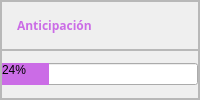
                    <widget class="QFrame" name="frame_10">
                     <property name="frameShape">
                      <enum>QFrame::StyledPanel</enum>
                     </property>
                     <property name="frameShadow">
                      <enum>QFrame::Raised</enum>
                     </property>
                     <layout class="QVBoxLayout" name="verticalLayout_4" stretch="1,1">
                      <property name="spacing">
                       <number>0</number>
                      </property>
                      <property name="leftMargin">
                       <number>0</number>
                      </property>
                      <property name="topMargin">
                       <number>0</number>
                      </property>
                      <property name="rightMargin">
                       <number>0</number>
                      </property>
                      <property name="bottomMargin">
                       <number>0</number>
                      </property>
                      <item>
                       <widget class="QFrame" name="frame_28">
                        <property name="frameShape">
                         <enum>QFrame::StyledPanel</enum>
                        </property>
                        <property name="frameShadow">
                         <enum>QFrame::Raised</enum>
                        </property>
                        <layout class="QHBoxLayout" name="horizontalLayout_17">
                         <property name="spacing">
                          <number>15</number>
                         </property>
                         <property name="leftMargin">
                          <number>0</number>
                         </property>
                         <property name="topMargin">
                          <number>0</number>
                         </property>
                         <property name="rightMargin">
                          <number>0</number>
                         </property>
                         <property name="bottomMargin">
                          <number>0</number>
                         </property>
                         <item>
                          <widget class="QLabel" name="label_19">
                           <property name="sizePolicy">
                            <sizepolicy hsizetype="Fixed" vsizetype="Preferred">
                             <horstretch>0</horstretch>
                             <verstretch>0</verstretch>
                            </sizepolicy>
                           </property>
                           <property name="text">
                            <string>&lt;html&gt;&lt;head/&gt;&lt;body&gt;&lt;p&gt;&lt;img src=&quot;:/Primero/obs.png&quot;/&gt;&lt;/p&gt;&lt;/body&gt;&lt;/html&gt;</string>
                           </property>
                          </widget>
                         </item>
                         <item>
                          <widget class="QLabel" name="label_25">
                           <property name="font">
                            <font>
                             <family>Open Sans</family>
                             <pointsize>9</pointsize>
                             <weight>75</weight>
                             <bold>true</bold>
                            </font>
                           </property>
                           <property name="styleSheet">
                            <string notr="true">color: rgb(203, 108, 230);</string>
                           </property>
                           <property name="text">
                            <string>Anticipación</string>
                           </property>
                          </widget>
                         </item>
                        </layout>
                       </widget>
                      </item>
                      <item>
                       <widget class="QFrame" name="frame_29">
                        <property name="frameShape">
                         <enum>QFrame::StyledPanel</enum>
                        </property>
                        <property name="frameShadow">
                         <enum>QFrame::Raised</enum>
                        </property>
                        <layout class="QHBoxLayout" name="horizontalLayout_25">
                         <property name="spacing">
                          <number>0</number>
                         </property>
                         <property name="leftMargin">
                          <number>0</number>
                         </property>
                         <property name="topMargin">
                          <number>0</number>
                         </property>
                         <property name="rightMargin">
                          <number>0</number>
                         </property>
                         <property name="bottomMargin">
                          <number>0</number>
                         </property>
                         <item>
                          <widget class="QProgressBar" name="anticipacion">
                           <property name="styleSheet">
                            <string notr="true">QProgressBar::chunk {
    background-color: #CB6CE6;
}</string>
                           </property>
                           <property name="value">
                            <number>24</number>
                           </property>
                          </widget>
                         </item>
                        </layout>
                       </widget>
                      </item>
                     </layout>
                    </widget>
